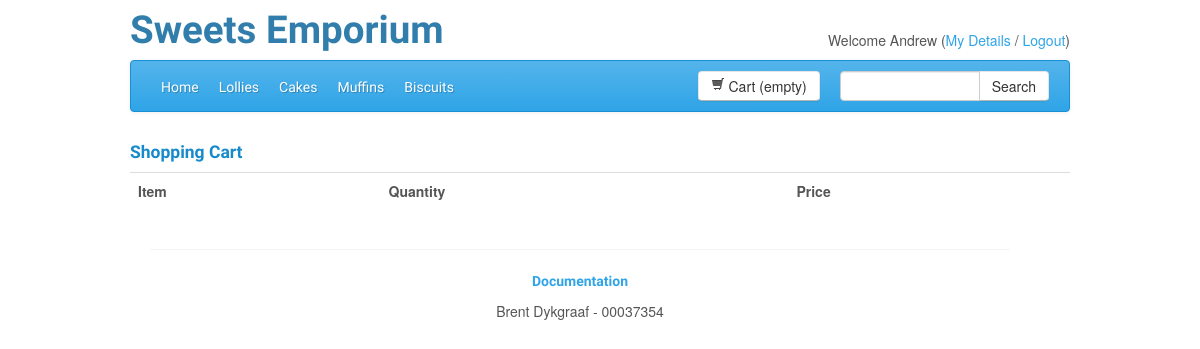
Page /index.php?s=orderview&p=cart (signed in) on the earlier database version.
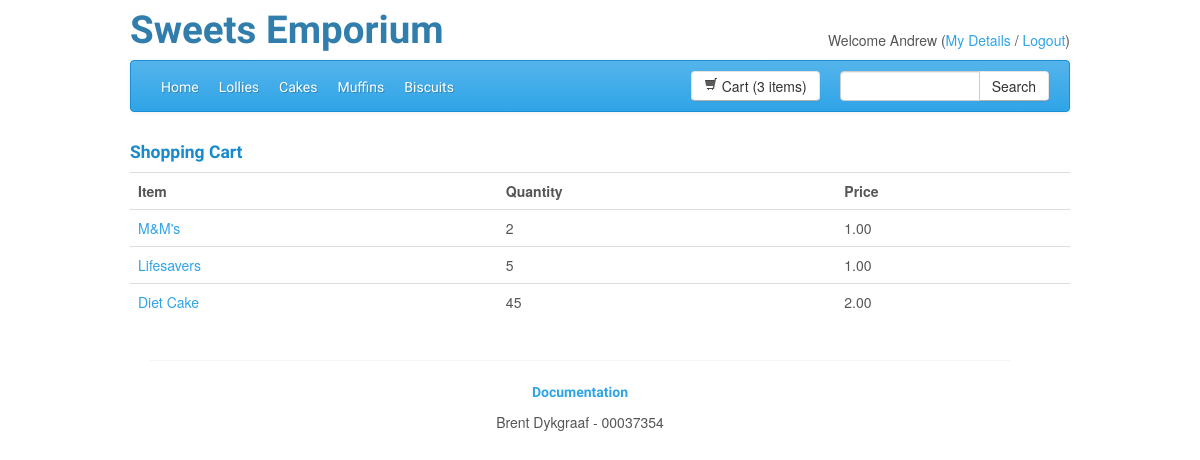
Same page on the later database version.
### tables this page shows
CREATE TABLE IF NOT EXISTS `products` (
  `productId` int(11) NOT NULL AUTO_INCREMENT,
  `categoryId` int(11) NOT NULL,
  `name` text NOT NULL,
  `description` longtext NOT NULL,
  `weight` int(11) NOT NULL,
  `stock` int(11) NOT NULL,
  `price` decimal(10,2) NOT NULL,
  PRIMARY KEY (`productId`),
  FOREIGN KEY (`categoryId`) REFERENCES categories(`categoryId`)
);

CREATE TABLE IF NOT EXISTS `orderitems` (
  `orderId` int(11) NOT NULL,
  `productId` int(11) NOT NULL,
  `quantity` int(11) NOT NULL,
  `price` decimal(10,2) NOT NULL,
  PRIMARY KEY (`orderId`,`productId`),
  FOREIGN KEY (`orderId`) REFERENCES orders(`orderId`),
  FOREIGN KEY (`productId`) REFERENCES products(`productId`)
);

### index.php (called while the page is built, shortened)
<?php
$viewData = array();
include 'application/includes/startup.php';
$layout = new Layout($viewData);
$layout->display();
?>

### application/src/Order.php (called while the page is built, shortened)
<?php
class Order {
	private $orderID;
	private $itemList;
	private $dbConnection;
	public function __construct($orderID, $dbConnection){
		$this->orderID = $orderID;
		$this->dbConnection = $dbConnection;
		$this->getItemList();
	}
	public function getNumberOfItems(){
		return count($this->getItemList());
	}
	public function getItemList(){
		if (!$this->itemList){
			$list = array();
			$query = "SELECT * FROM orderitems WHERE orderId='".$this->orderID."'";
			$result = mysqli_query($this->dbConnection, $query);
			while ($row = $result->fetch_assoc()) {
				$list[] = new OrderItem($row["orderId"], $row["productId"], $this->dbConnection);
			}
			$this->itemList = $list;
		}
		return $this->itemList;
	}
}

### application/src/User.php (called while the page is built, shortened)
<?php
class User {
	private $userID;
	private $dbConnection;
	public function __construct($userID, $dbConnection){
		$this->userID = $userID;
		$this->dbConnection = $dbConnection;
	}
	public function getCart(){
		$query = "SELECT orderId FROM orders WHERE userId='".$this->getUserID()."' AND status='Pending'";
		$result = mysqli_query($this->dbConnection, $query);
		$row = $result->fetch_row();
		return $row[0];
	}
	public function getUserID(){
		return $this->userID;
	}
}

### application/includes/startup.php (called while the page is built, shortened)
<?php
include 'application/src/Layout.php';
include 'application/src/Order.php';
include 'application/src/OrderItem.php';
include 'application/src/User.php';
$db = new Database();
$dbConnection = $db->getDbConnection();
if(isset($_SESSION["userID"])){
	$viewData["user"] = new User($_SESSION["userID"], $dbConnection);
} else {
	$viewData["user"] = null;
}
if(isset($_SESSION["cartID"])){
	$viewData["cart"] = new Order($_SESSION["cartID"], $dbConnection);
	if ($viewData["user"]){
		$viewData["cart"]->setUserID($viewData["user"]->getUserID());
		$viewData["cart"]->save();
	}
} else {
	if($viewData["user"]){
		$_SESSION["cartID"] = $viewData["user"]->getCart();
	} else {
		$viewData["cart"] = null;
	}
}

### application/src/OrderItem.php (called while the page is built)
<?php
class OrderItem {
	private $orderID;
	private $productID;
	private $productName;
	private $quantity;
	private $price;
	private $dbConnection;
	public function __construct($orderID, $productID, $dbConnection){
		$this->orderID = $orderID;
		$this->productID = $productID;
		$this->dbConnection = $dbConnection;
	}
	public function getProductId(){
		return $this->productID;
	}
	public function getProductName(){
		if (!$this->productName){
			$query = "SELECT name FROM products WHERE productId='".$this->productID."'";
			$result = mysqli_query($this->dbConnection, $query);
			$row = $result->fetch_row();
			$this->productName = $row[0];
		}
		return $this->productName;
	}
	public function getQuantity(){
		if (!$this->quantity){
			$query = "SELECT quantity FROM orderitems WHERE orderId='".$this->orderID."' AND productId='".$this->productID."'";
			$result = mysqli_query($this->dbConnection, $query);
			$row = $result->fetch_row();
			$this->quantity = $row[0];
		}
		return $this->quantity;
	}
	public function getPrice(){
		if (!$this->price){
			$query = "SELECT price FROM orderitems WHERE orderId='".$this->orderID."' AND productId='".$this->productID."'";
			$result = mysqli_query($this->dbConnection, $query);
			$row = $result->fetch_row();
			$this->price = $row[0];
		}
		return $this->price;
	}
}

### application/templates/pages/orderview.phtml (the view, shortened to what the changed rows need)
<div class="container">
	<?php if ($page=="cart"){
		?>
		<table class="table">
			<tr>
				<th>Item</th>
				<th>Quantity</th>
				<th>Price</th>
			</tr>
			<?php
			foreach ($cart->getItemList() as $orderItem){
			?>
			<tr>
				<td><a href="index.php?s=product&p=<?php echo $orderItem->getProductId(); ?>">
					<?php echo $orderItem->getProductName(); ?></a>
				</td>
				<td><?php echo $orderItem->getQuantity(); ?></td>
				<td><?php echo $orderItem->getPrice(); ?></td>
			</tr>
			<?php
			}
			?>
		</table>
		<?php } else { ?>
		<h4 class="text-info">Here is a view of the historic order</h4>
		<p>Order</p>
<?php } ?>
</div>

### application/templates/layout/header.phtml (shortened to what the changed rows need)
<div class="row">
	<div class="header-title span8">
		<h1>Sweets Emporium</h1>
	</div>
</div>
<div class="navbar">
	<div class="navbar-inner">
	<ul class="nav">
		<li <?php if($screen=="home"){echo 'class="active"';}?>><a href="index.php">Home</a></li>
		<li <?php if($screen=="category" && $page=="1"){echo 'class="active"';}?>><a href="index.php?s=category&p=1">Lollies</a></li>
		<li <?php if($screen=="category" && $page=="2"){echo 'class="active"';}?>><a href="index.php?s=category&p=2">Cakes</a></li>
		<li <?php if($screen=="category" && $page=="3"){echo 'class="active"';}?>><a href="index.php?s=category&p=3">Muffins</a></li>
		<li <?php if($screen=="category" && $page=="4"){echo 'class="active"';}?>><a href="index.php?s=category&p=4">Biscuits</a></li>
	</ul>
	<div class="input-append searchbox">
		<input class="span2" id="appendedInputButtons" type="text">
		<button class="btn" type="button">Search</button>
	</div>
	<?php
	$numItems = "empty";
	if ($cart){
		$num = $cart->getNumberOfItems();
		if ($num == 1){
			$numItems = "1 item";
		} elseif ($num > 1){
			$numItems = $num." items";
		}
	}
	 ?>
	<a href="index.php?s=orderview&p=cart" class="btn btn cartbox"><i class="icon-shopping-cart"></i> Cart (<?php echo $numItems; ?>)</a>
	</div>
</div>

Differences in the rows shown:
now on this page (row unchanged): products: name "M&M's"
added orderitems: quantity "2", price "1.00"
now on this page (row unchanged): products: name "Lifesavers"
added orderitems: quantity "5", price "1.00"
now on this page (row edited): products: name "Diet Cake"
added orderitems: quantity "45", price "2.00"
Other differences:
$numItems: "empty" → "3 items"
